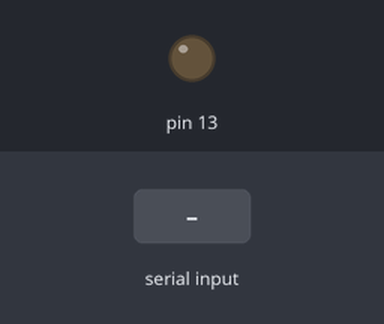
Simulated run of this sketch. Board: Arduino Uno, built with avr-gcc and run on an emulated ATmega328P. Parts: output pins drawn as LEDs (lit = HIGH). The test bench sets the inputs (shaded band).

Above: at 1.2 s.
1.3 s: "1" received over Serial
Timing chart, 0 to 4.3 s (numbered marks = the images above; inputs shaded):
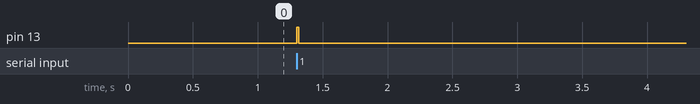

Measured:
- after the input at 1.3 s, pin 13: LOW → HIGH at once, → LOW 0.02 s later

The sketch:

Arduino_Motion.ino
```cpp
void setup() {
  // put your setup code here, to run once:
  pinMode(13,OUTPUT);
  digitalWrite(13,LOW);
  Serial.begin(9600);


}

void loop() {
  // put your main code here, to run repeatedly:
 if (Serial.available() > 0){
  if (Serial.read()== '1'){
    digitalWrite(13,HIGH);
    delay(15);
  }

 }
 else {
  digitalWrite(13,LOW);
 }

}
```
